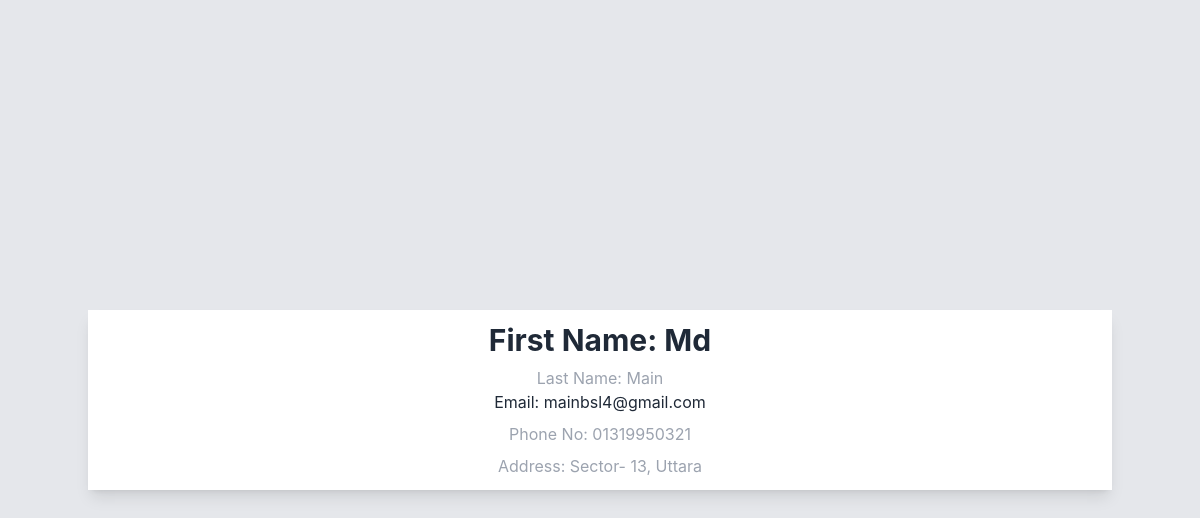
Page /details/5 on the committed database.
### contactsmanage/models.py (models this page shows, shortened)
class Contacts_manage(models.Model):
    first_name = models.CharField(max_length=100)
    last_name = models.CharField(max_length=100)
    email = models.EmailField()
    phone_number = models.CharField(max_length=20)
    address = models.TextField()

### contactsmanage/views.py (the view)
# urls.py: path("details/<int:pk>", contact_details, name="contact_details"),
def contact_details(request, pk):
    contact = Contacts_manage.objects.get(pk=pk)
    context = {
        "contact_details": contact,
    }
    return render(request, "contactsmanage/contact_details.html", context=context)

### contactsmanage/templates/contactsmanage/contact_details.html
{% extends 'layout.html' %}
{% block content %}
<div class="h-screen bg-gray-200  dark:bg-gray-800   flex flex-wrap items-center  justify-center  ">
    <div
        class="container lg:w-2/6 xl:w-2/7 sm:w-full md:w-2/3    bg-white  shadow-lg    transform   duration-200 easy-in-out">
        <div class=" py-3">
            <div class="text-center px-14">
                <h2 class="text-gray-800 text-3xl font-bold">First Name: {{ contact_details.first_name }}</h2>
                <p class="text-gray-400 mt-2 hover:text-blue-500">Last Name: {{ contact_details.last_name }}</a>
                <p class="text-gray-800 ">Email: {{ contact_details.email }}</p>
                <p class="text-gray-400 mt-2 hover:text-blue-500">Phone No: {{ contact_details.phone_number }}</a>
                <p class="text-gray-400 mt-2 hover:text-blue-500">Address: {{ contact_details.address }}</a>
            </div>
        </div>
    </div>
{% endblock %}

### rows in the picture
Contacts_manage: first_name "Md", last_name "Main", email "mainbsl4@gmail.com", phone_number "01319950321", address "Sector- 13, Uttara"
